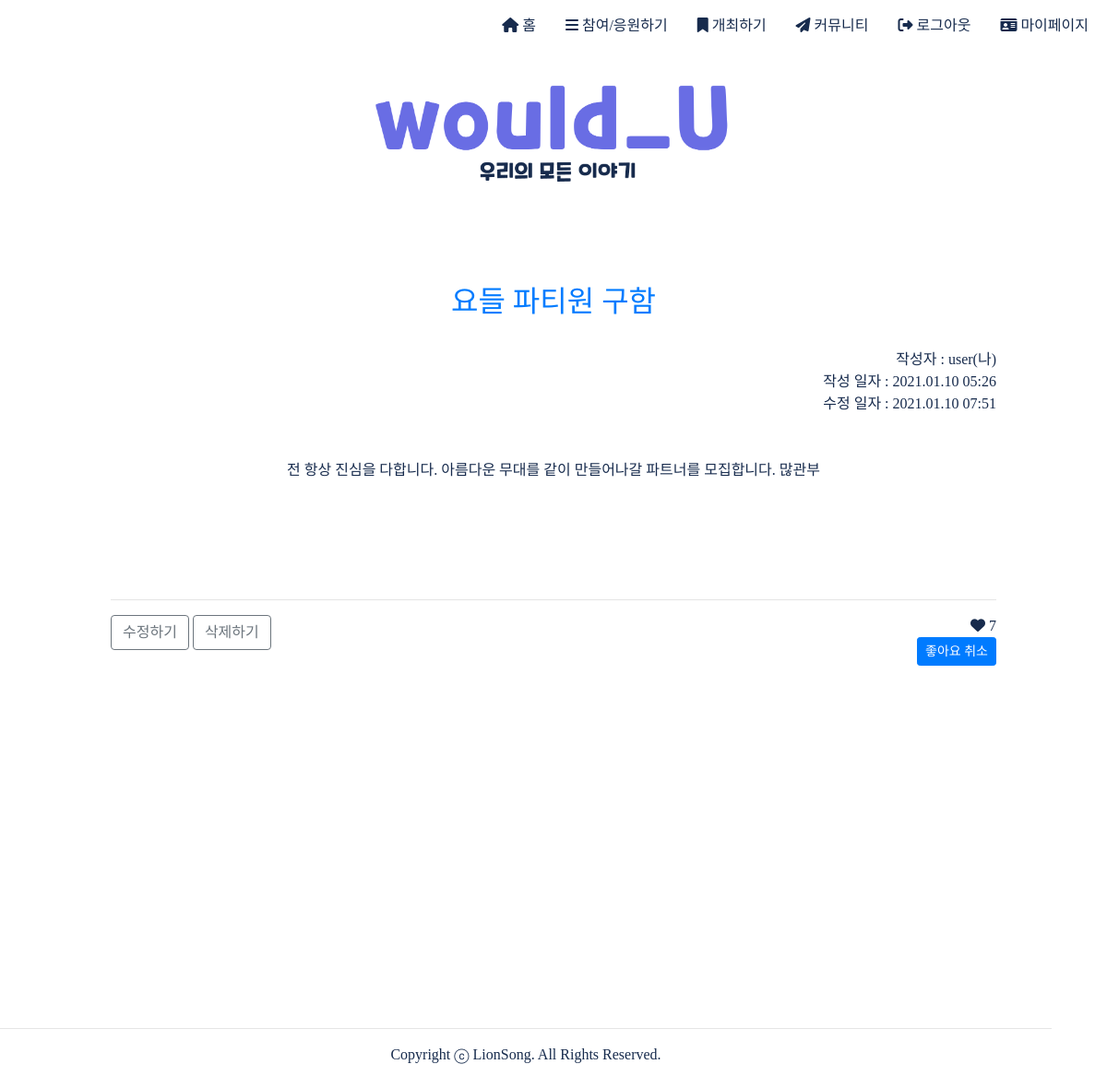
Screenshot of /community/community/5 (signed in) with the database file from the repository.
### community/models.py (models this page shows, shortened)
class Community(models.Model):
    title = models.CharField('제목',max_length=200)
    username = models.ForeignKey(User, related_name='communities', on_delete=models.CASCADE)
    pub_date = models.DateTimeField('날짜',auto_now_add = True)
    updated_at = models.DateTimeField(auto_now = True)
    body = models.TextField('본문')
    scrap_user_set = models.ManyToManyField(User, related_name='scrap_user_set', through='Scrap')
    view_count = models.IntegerField(default=0)
    scrap_counting = models.IntegerField(default=0)
    def scrap_count(self):
        return self.scrap_user_set.count()

### community/views.py (the view)
# urls.py: path('community/<int:post_id>',views.community, name='community'),
def community(request, post_id):
    post = get_object_or_404(Community, pk=post_id)
    scrap = Scrap.objects.filter(user=request.user, post = post)
    plan_object = Community.objects.get(id=post_id)
    plan_object.view_count = plan_object.view_count+1
    plan_object.save()
    return render(request, 'com_detail.html', {'post': post, 'scrap':scrap})

### community/templates/com_detail.html (shortened to what this page needs)
{% extends 'nav.html' %}
{% block content %}
<div><br><br><br>
<a href="{% url 'comList' %}" style="text-align:center; font-weight:bold;"><h2>{{post.title}}</h2></a></div>
<br>
<div style="margin-left:5%; margin-right:10%; float:right; text-align: right;">
{% if user == post.username %}
    작성자 : {{post.username}}(나) <br>
{% else %}
    작성자 : {{post.username}} <br>
{% endif %}
작성 일자 : {{post.pub_date | date:'Y.m.d H:i'}} <br>
수정 일자 : {{post.updated_at | date:'Y.m.d H:i'}} <br>
</div>
<br><br><br><br><br>
<div style="text-align: center;">
    <p>{{post.body}}</p>
</div>
<br><br><br><br>
<div style="text-align: right; margin-right:10%; margin-left:10%;">
    <hr>
<div style="float:left;">
    {% ifequal request.user post.username %}
    <a href="{% url 'com_update' post.id %}" class="btn btn-outline-secondary">수정하기</a>
    <a href="{% url 'com_delete' post.id %}" onclick="return confirm('삭제 하시겠습니까?')" class="btn btn-outline-secondary">삭제하기</a>
    {% endifequal %}
</div>
<div style="float:right;">
    <i class="fas fa-heart"></i>&nbsp;{{post.scrap_count}}
<br>
{% if scrap %}
    <a href="{% url 'scrap' post.id %}" class="btn btn-primary btn-sm">좋아요 취소</a>
{% else %}
    <a href="{% url 'scrap' post.id %}" class="btn btn-primary btn-sm">좋아요</a>
{% endif %}
</div>
</div>
<br><br><br><br>
{%load disqus_tags%}
{% endblock %}

### crudproject/templates/nav.html (style rules this page uses)
body { font-family:"paybooc-Medium"; color:#172b4d; }

### rows the page displays
Community: title "요들 파티원 구함", username "user", pub_date "2021.01.10 05:26", updated_at "2021.01.10 07:51", body "전 항상 진심을 다합니다. 아름다운 무대를 같이 만들어나갈 파트너를 모집합니다. 많관부", scrap_count "7"
